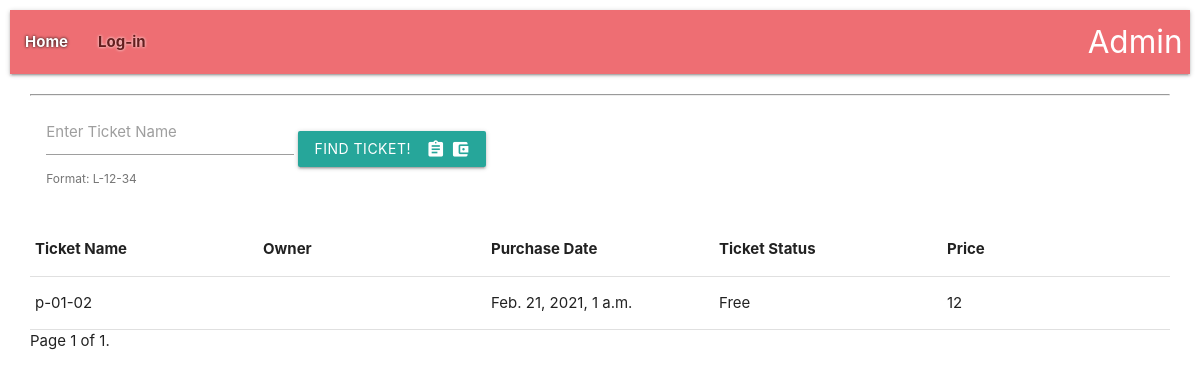
/orders/, run on an earlier commit of the app's database.
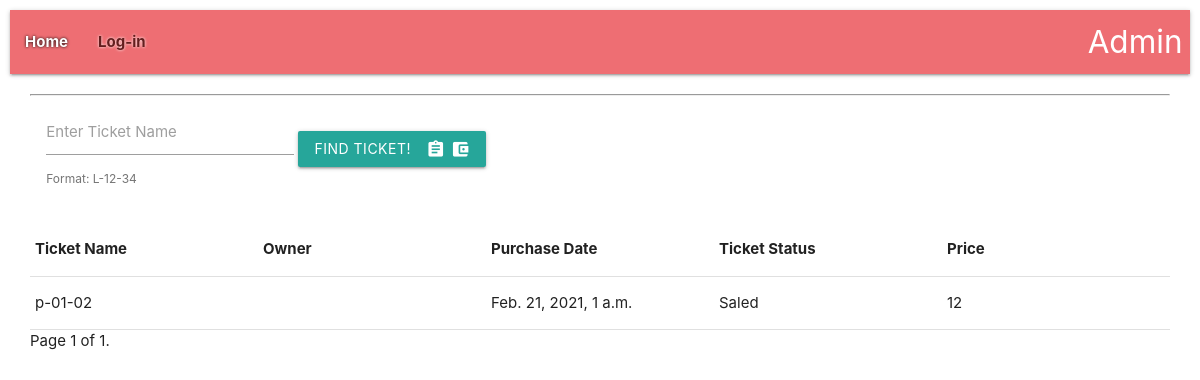
And on a later commit of the database.
### tickets/models.py (models this page shows, shortened)
class Order(models.Model):
    ticket = models.OneToOneField(
        to='Ticket', on_delete=models.CASCADE,
        related_name='orders'
    )
    t_price = models.IntegerField()
    sale_date = models.DateTimeField(verbose_name="Sale time", auto_now_add=True)
    user = models.ForeignKey(to='user.User', on_delete=models.PROTECT, related_name='orders')

class Ticket(models.Model):
    name = models.CharField(max_length=24, verbose_name='Name')
    start_time = models.DateTimeField(verbose_name='Start time', default=datetime(2021, 2, 3))
    end_time = models.DateTimeField(verbose_name="End time", default=datetime(2021, 2, 4))
    code = models.IntegerField(unique=True)
    price = models.IntegerField(default=12)
    class StatusType(TextChoices):
        FREE = 'Free', _("Free")
        SALED = 'Saled', _("Saled")
    status = models.CharField(max_length=5, choices=StatusType.choices, default=StatusType.FREE)
    def __str__(self):
        return self.name

### tickets/views.py (the view)
# urls.py: path('orders/', order, name='order'),
def order(request: WSGIRequest):
    order_q = Q()
    q1 = request.GET.get('name')
    if q1:
        order_q &= Q(ticket__name__icontains=q1)
    order_list = Order.objects.filter(order_q).order_by('-pk')
    paginator = Paginator(order_list, 4)  # Show 12 contacts per page.
    page_number = request.GET.get('page')
    page_obj = paginator.get_page(page_number)
    context = {
        'page_obj': page_obj,
    }
    return render(request=request, template_name='tickets/orders.html', context=context)

### templates/tickets/orders.html (shortened to what this page needs)
{% extends 'base.html' %}
{% block content %}
<div style="padding:0 20px">
    <div class="row">
        <form class="col s12 m5 l5" action="." method="get">
            <div class="row">
                <div class="col s12">
                    <div class="input-field inline">
                        <input id="search_ticket" type="text" name="name" value="{{ request.GET.name }}">
                        <label for="search_ticket">Enter Ticket Name</label>
                        <span class="helper-text" data-error="wrong" data-success="right">Format: L-12-34</span>
                    </div>
                    <button class="btn waves-effect waves-light" type="submit" name="action">Find Ticket!
                        <i class="material-icons right">assignment account_balance_wallet</i>
                    </button>
                </div>
            </div>
        </form>
        <hr>
        <table>
            <thead>
            <tr>
                <th style="width: 20%">Ticket Name</th>
                <th style="width: 20%">Owner</th>
                <th style="width: 20%">Purchase Date</th>
                <th style="width: 20%">Ticket Status</th>
                <th style="width: 20%">Price</th>
            </tr>
            </thead>
        </table>
        {% for ticket in page_obj %}
        <table>
            <tbody>
            <tr>
                <td style="width: 20%">{{ ticket.ticket }}</td>
                <td style="width: 20%">{{ ticket.ticket.user }}</td>
                <td style="width: 20%">{{ ticket.sale_date }}</td>
                <td style="width: 20%">{{ ticket.ticket.status }}</td>
                <td style="width: 20%">{{ ticket.t_price }}</td>
            </tr>
            </tbody>
        </table>
        {% endfor %}
        <div class="pagination">
    <span class="step-links">
        <span class="current">
            Page {{ page_obj.number }} of {{ page_obj.paginator.num_pages }}.
        </span>
    </span>
        </div>
    </div>
</div>
{% endblock %}

What changed in the data, as far as the page shows it:
changed through a linked row, Order: ticket.status "Free" → "Saled"
